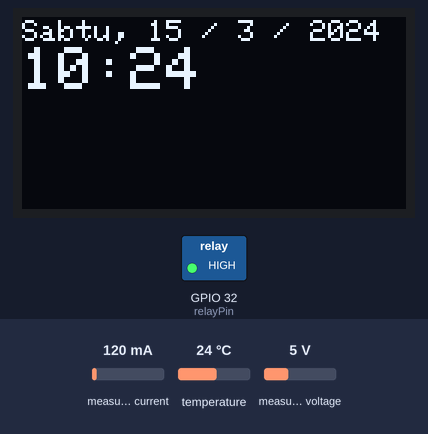
The sketch below on a simulated ESP32. Parts: 128×64 one-colour display, switched loads named in the sketch (green lamp = pin HIGH). The test bench sets the inputs (shaded band); at power-on: measured voltage 5 V, measured current 120 mA, temperature 24 °C. WiFi joins after 1.5 s; servers stay silent unless stated; the local clock reads 2024-03-15 10:24:30 at power-on unless the sketch sets it; storage starts empty; what the sketch prints to the serial monitor is not drawn.

Above: at 3.2 s.
3.3 s: measured voltage set to 0.3 V
At 5.04 s:
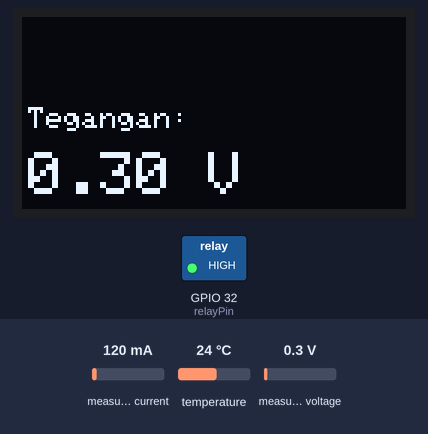
At 6.2 s:
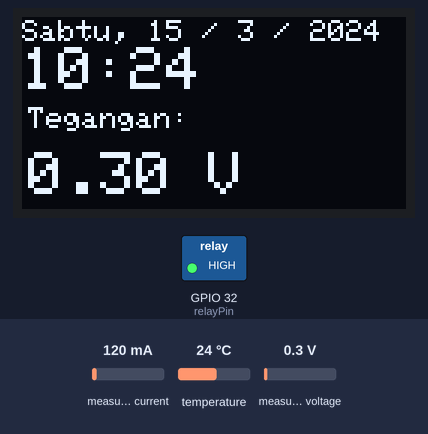
6.5 s: measured current set to 40 mA
At 15.4 s:
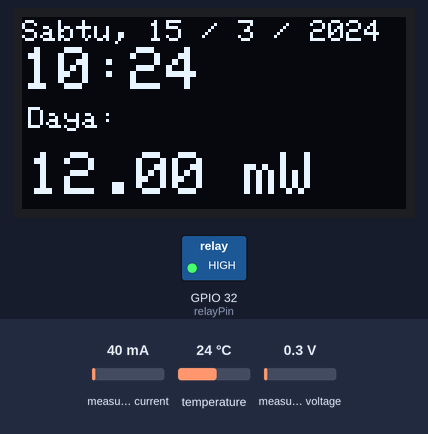
Timing chart, 0 to 16.9 s (numbered marks = the images above; inputs shaded):
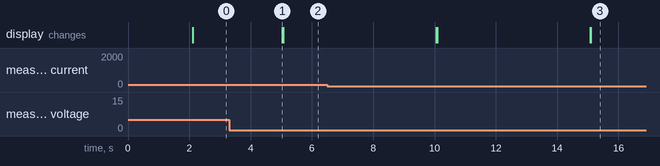

The sketch:

Safety_Protection_Baterai_Logger.ino
```cpp
#include <OneWire.h>
#include <DallasTemperature.h>

#include <Wire.h>
#include <Adafruit_INA219.h>

#include <Adafruit_SSD1306.h>

#include <virtuabotixRTC.h>

#include <SD.h>
#include <SPI.h>

#include <WiFi.h>
#include "ThingSpeak.h"

#define SD_CS_PIN 5
File dataFile;

Adafruit_INA219 ina219;

#define SCREEN_WIDTH 128
#define SCREEN_HEIGHT 64
Adafruit_SSD1306 display(SCREEN_WIDTH, SCREEN_HEIGHT, &Wire, -1);

OneWire wiring(14);
DallasTemperature sensor(&wiring);

#define PIN_CLK 15
#define PIN_DAT 2
#define PIN_RST 4
virtuabotixRTC myRTC(PIN_CLK, PIN_DAT, PIN_RST);


unsigned long previousOledMillis = 0;
unsigned long oledInterval = 5000;  // Perbarui interval menjadi 5000 (5 detik)

unsigned long previousSerialMillis = 0;
unsigned long serialInterval = 1000;  // Perbarui interval Serial Monitor sesuai kebutuhan

unsigned long previousSaveMillis = 0;
unsigned long saveInterval = 1000; //Perbaharui interval

unsigned long previousThingSpeakMillis = 0;
unsigned long ThingSpeakInterval = 15000; //Perbaharui interval

int displayState = 0;  // Menyimpan status tampilan OLED saat ini

float full_busvoltage = 0; // Deklarasi variabel global full_busvoltage
float current_mA = 0; // Deklarasi variabel global current_mA
float power_mW = 0; // Deklarasi variabel global power_mW
float total_capacity = 0; // Deklarasi variabel global total_capacity

float dataSuhu = 0; // Deklarasi variabel global dataSuhu

const int relayPin = 32; // Deklarasi Relay

String jam_sekarang; // Deklarasi variabel global jam_sekarang
String tgl_sekarang; // Deklarasi variabel global tgl_sekarang
String hari; // Deklarasi variabel global hari

const char* ssid = "LAB_ELDA"; // Ganti dengan SSID Wifi anda
const char* password = "elda123456"; // Ganti dengan PASSWORD Wifi anda

unsigned long myChannelNumber = 2206734; // Ganti dengan nomor channel Thingspeak Anda
const char* myWriteAPIKey = "QOQX3LGFETUU89JU"; // Ganti dengan API Key Thingspeak Anda

WiFiClient client;

void setup() {

  display.begin(SSD1306_SWITCHCAPVCC, 0x3C);
  display.clearDisplay();

  pinMode(relayPin, OUTPUT);

  Serial.begin(115200);

  if (!ina219.begin()) {
    Serial.println("Failed to find INA219 chip");
    while (1) {
      delay(10);
    }
  }

  if (! ina219.begin()) {
    Serial.println("Failed to find INA219 chip");
    while (1) { delay(10); }
  }

  Serial.println("Measuring voltage and current with INA219 ...");

  sensor.begin();

  if (!SD.begin(SD_CS_PIN)) {
    Serial.println("Gagal memuat SD card");
    return;
  }
  Serial.println("SD card terdeteksi");

  dataFile = SD.open("/Baterai.csv", FILE_WRITE);
  if (!dataFile) {
    Serial.println("Gagal membuka file");
    return;
  }
  dataFile.println("Hari, Tanggal, Waktu, Tegangan(V), Arus(mA), Daya(mW), Kapasitas Digunakan(mAh), Suhu");
  dataFile.close();

  // DETIK, MENIT, JAM, HARI, TANGGAL, BULAN, TAHUN
  // myRTC.setDS1302Time (00, 27, 11, 5, 16, 6, 2023);

  WiFi.begin(ssid, password);
  while (WiFi.status() != WL_CONNECTED) {
    delay(1000);
    Serial.println("Connecting to WiFi...");
  }
  Serial.println("Connected to WiFi!");

  // Inisialisasi koneksi Thingspeak
  ThingSpeak.begin(client);
}

void loop() {
  safetyProtection();
  updateOledDisplay();
  rtcUpdate();
  updateSensor();
  dataLogger();
  dataCloud();
}

void updateOledDisplay() {
  unsigned long currentMillis = millis();

  if (currentMillis - previousOledMillis >= oledInterval) {
    previousOledMillis = currentMillis;

    if (dataSuhu >=55){
      display.clearDisplay();
      display.display();
    } else {
    switch (displayState) {
      case 0:
        {
          display.clearDisplay();
          display.setTextSize(1.9);
          display.setTextColor(WHITE);
          display.setCursor(2, 30);
          display.print("Tegangan: ");

          display.setTextSize(2);
          display.setTextColor(WHITE);
          display.setCursor(2, 45);
          display.print(full_busvoltage);
          display.println(" V");

          display.display();
          break;
        }

      case 1:
        {
          display.clearDisplay();
          display.setTextSize(1.9);
          display.setTextColor(WHITE);
          display.setCursor(2, 30);
          display.print("Arus: ");

          display.setTextSize(2);
          display.setTextColor(WHITE);
          display.setCursor(2, 45);
          display.print(current_mA);
          display.println(" mA");

          display.display();
          break;
        }

      case 2:
        {
          display.clearDisplay();
          display.setTextSize(1.9);
          display.setTextColor(WHITE);
          display.setCursor(2, 30);
          display.print("Daya: ");

          display.setTextSize(2);
          display.setTextColor(WHITE);
          display.setCursor(2, 45);
          display.print(power_mW);
          display.println(" mW");

          display.display();
          break;
        }

      case 3:
        {
          display.clearDisplay();
          display.setTextSize(1.9);
          display.setTextColor(WHITE);
          display.setCursor(2, 30);
          display.print("Kapasitas Digunakan: ");

          display.setTextSize(2);
          display.setTextColor(WHITE);
          display.setCursor(2, 45);
          display.print(total_capacity);
          display.println("mAh");

          display.display();
          break;
        }

      case 4:
        {
          display.clearDisplay();
          display.setTextSize(1.9);
          display.setTextColor(WHITE);
          display.setCursor(2, 30);
          display.print("Suhu: ");

          display.setTextSize(2);
          display.setTextColor(WHITE);
          display.setCursor(2, 45);
          display.print(dataSuhu);
          display.println(" C");

          display.display();
          break;
        }
    }
  }
    displayState++;
    if (displayState > 4) {
      displayState = 0;
    }
  }
}

void rtcUpdate() {
  myRTC.updateTime();

  String jam, menit, detik, tanggal, bulan, tahun;

  hari = myRTC.dayofweek;
  if (hari == "1") hari = "Senin";
  else if (hari == "2") hari = "Selasa";
  else if (hari == "3") hari = "Rabu";
  else if (hari == "4") hari = "Kamis";
  else if (hari == "5") hari = "Jumat";
  else if (hari == "6") hari = "Sabtu";
  else if (hari == "7") hari = "Minggu";

  jam = myRTC.hours;
  menit = myRTC.minutes;
  detik = myRTC.seconds;
  jam_sekarang = jam + ":" + menit + ":" + detik;

  tanggal = myRTC.dayofmonth; // Menggunakan dayofmonth sebagai tanggal
  bulan = myRTC.month;
  tahun = myRTC.year;
  tgl_sekarang = tanggal + "/" + bulan + "/" + tahun;

  display.setTextSize(1.8);
  display.setTextColor(WHITE);
  display.setCursor(0, 1);
  display.print(hari + ", " + tanggal + " / " + bulan + " / " + tahun);

  display.setTextSize(2.1);
  display.setTextColor(WHITE);
  display.setCursor(0, 10);
  display.print(jam + ":" + menit);

  display.display();
}

void updateSensor() {
  unsigned long currentMillis = millis();

  if (currentMillis - previousSerialMillis >= serialInterval) {
    previousSerialMillis = currentMillis;

    sensor.setResolution(11);
    sensor.requestTemperatures();
    dataSuhu = sensor.getTempCByIndex(0);

    float shuntvoltage = ina219.getShuntVoltage_mV();
    float busvoltage = ina219.getBusVoltage_V();
    current_mA = ina219.getCurrent_mA(); // Update variabel current_mA
    power_mW = ina219.getPower_mW(); // Update variabel power_mW

    float loss_percentage = 1;
    float lost_data = (loss_percentage / 100.0) * busvoltage;
    full_busvoltage = busvoltage + lost_data; // Update variabel full_busvoltage
    float capacity = (current_mA * serialInterval) / (1000 * 3600);
    total_capacity += capacity;

    Serial.print("Bus Voltage      : ");
    Serial.print(full_busvoltage);
    Serial.println(" V");

    Serial.print("Shunt Voltage    : ");
    Serial.print(shuntvoltage);
    Serial.println(" mV");

    Serial.print("Current          : ");
    Serial.print(current_mA);
    Serial.println(" mA");

    Serial.print("Power            : ");
    Serial.print(power_mW);
    Serial.println(" mW");

    Serial.print("Capacity Used    : ");
    Serial.print(total_capacity);
    Serial.println(" mAh");

    Serial.print("Suhu             : ");
    Serial.print(dataSuhu);
    Serial.println(" Celcius");
    Serial.println("");
  }
}

void dataLogger(){

  unsigned long saveMillis = millis();

  if (saveMillis - previousSaveMillis >= saveInterval) {
    previousSaveMillis = saveMillis;

  dataFile = SD.open("/Baterai.csv", FILE_APPEND);
  if (dataFile) { // cek apakah file sudah ada
    dataFile.print(hari);
    dataFile.print(",");
    dataFile.print(tgl_sekarang);
    dataFile.print(",");
    dataFile.print(jam_sekarang);
    dataFile.print(",");
    dataFile.print(full_busvoltage);
    dataFile.print(",");
    dataFile.print(current_mA);
    dataFile.print(",");
    dataFile.print(power_mW);
    dataFile.print(",");
    dataFile.print(total_capacity);
    dataFile.print(",");
    dataFile.println(dataSuhu);
    dataFile.close();
    Serial.println("Success Save");
  }
  else { // jika belum ada, maka buat file baru
  dataFile = SD.open("/Baterai.csv", FILE_WRITE);
  if (dataFile) {
    dataFile.print(hari);
    dataFile.print(",");
    dataFile.print(tgl_sekarang);
    dataFile.print(",");
    dataFile.print(jam_sekarang);
    dataFile.print(",");
    dataFile.print(full_busvoltage);
    dataFile.print(",");
    dataFile.print(current_mA);
    dataFile.print(",");
    dataFile.print(power_mW);
    dataFile.print(",");
    dataFile.print(total_capacity);
    dataFile.print(",");
    dataFile.println(dataSuhu);
    dataFile.close();
    Serial.println("Success Create & Save");
  }
  else {
    Serial.println("Failed Create & Save!!!");
      }
    }
  }
}

void dataCloud(){
  unsigned long ThingSpeakMillis = millis();

  if (ThingSpeakMillis - previousThingSpeakMillis >= ThingSpeakInterval) {
    previousThingSpeakMillis = ThingSpeakMillis;

    if(full_busvoltage >= 5){
      ThingSpeak.setField(1, full_busvoltage);
      ThingSpeak.setField(2, current_mA);
      ThingSpeak.setField(3, power_mW);
      ThingSpeak.setField(4, total_capacity);
      ThingSpeak.setField(5, dataSuhu);

      int httpCode = ThingSpeak.writeFields(myChannelNumber, myWriteAPIKey);
      if (httpCode == 200) {
        Serial.println("Data berhasil dikirim ke Thingspeak!");
      } else {
        Serial.println("Gagal mengirim data ke Thingspeak. Kode HTTP: " + String(httpCode));
      }
    } else {
      Serial.println("Bus voltage is under 5 V");
    }
  }
}

void safetyProtection(){

  if(dataSuhu >=55){
    digitalWrite(relayPin, LOW);

    display.clearDisplay();
    display.setTextSize(2);
    display.setCursor(2, 40);
    display.print("Overheat");
    display.display();

  } else {
    digitalWrite(relayPin,HIGH);
  }
}
```
